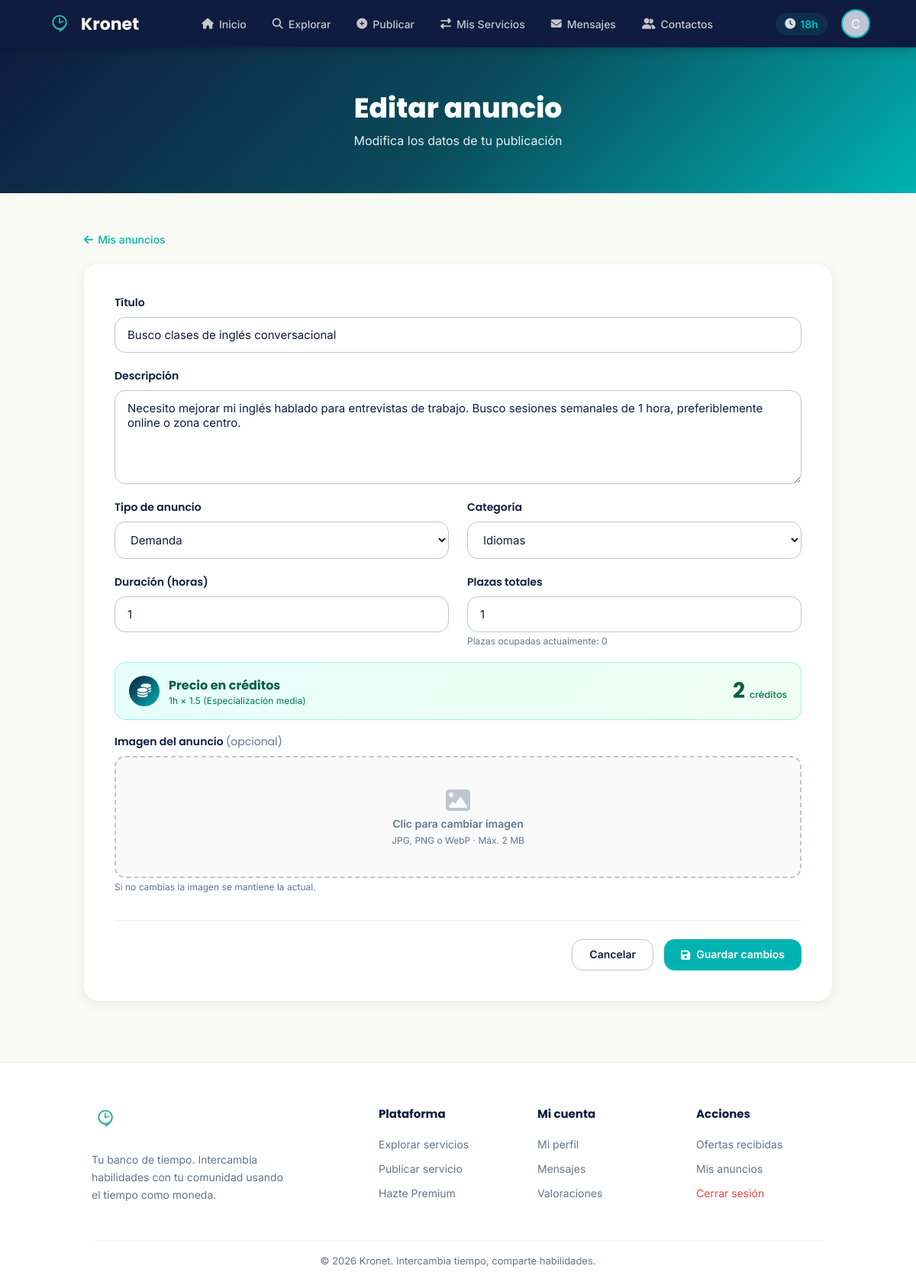
The app's page /public/anuncios/18/editar (signed in) with its own data.
### tables this page shows
CREATE TABLE usuarios (
    id_usuario          INT AUTO_INCREMENT PRIMARY KEY,
    nombre              VARCHAR(100)            NOT NULL,
    email               VARCHAR(150) UNIQUE     NOT NULL,
    contrasenia_hash    VARCHAR(255)            NOT NULL,
    descripcion         TEXT,
    tipo_usuario        VARCHAR(50)             DEFAULT 'registrado',   
    fecha_registro      DATETIME                DEFAULT CURRENT_TIMESTAMP,
    saldo_monedas       INT                     DEFAULT 5,              
    estado_cuenta       VARCHAR(50)             DEFAULT 'activa'        
);

CREATE TABLE anuncios (
    id_anuncio          INT AUTO_INCREMENT PRIMARY KEY,
    id_usuario          INT                     NOT NULL,
    titulo              VARCHAR(255)            NOT NULL,
    descripcion         TEXT,
    tipo_anuncio        VARCHAR(50),                                    
    categoria           VARCHAR(100),
    duracion_estimada   INT                     DEFAULT 1,              
    precio_creditos     INT                     DEFAULT 1,              
    plazas_totales      INT                     DEFAULT 1,              
    plazas_ocupadas     INT                     DEFAULT 0,              
    fecha_publicacion   DATETIME                DEFAULT CURRENT_TIMESTAMP,
    estado              VARCHAR(50)             DEFAULT 'activo',       
    destacado           TINYINT(1)              DEFAULT 0,
    destacado_hasta     DATETIME                DEFAULT NULL,
    imagen              VARCHAR(255)            DEFAULT NULL,

    FOREIGN KEY (id_usuario) REFERENCES usuarios(id_usuario)
        ON DELETE CASCADE
);

### app/controllers/AnuncioController.php (called while the page is built, shortened)
<?php
require_once __DIR__ . '/../models/Anuncio.php';
require_once __DIR__ . '/../helpers/Categorias.php';
class AnuncioController {
    public function showEditar($id) {
        $anuncio = Anuncio::findById($id);
        $categorias = Categorias::todas();
        $multiplicadores = PrecioCalculator::MULTIPLICADORES;
        require __DIR__ . '/../views/anuncios/editar.php';
    }
}

### public/index.php (called while the page is built, shortened)
<?php
    require_once __DIR__ . '/../routes/web.php';
?>

### app/models/User.php (called while the page is built, shortened)
<?php
require_once __DIR__ . '/../../config/conexion_db.php';
class User {
    public static function findById($id) {
        global $pdo;
        $stmt = $pdo->prepare("SELECT * FROM usuarios WHERE id_usuario = ?");
        $stmt->execute([$id]);
        return $stmt->fetch(PDO::FETCH_ASSOC);
    }
}

### app/models/Anuncio.php (called while the page is built, shortened)
<?php
require_once __DIR__ . '/../../config/conexion_db.php';
class Anuncio {
    public static function findById($id) {
        global $pdo;
        $stmt = $pdo->prepare("SELECT * FROM anuncios WHERE id_anuncio = ?");
        $stmt->execute([$id]);
        return $stmt->fetch(PDO::FETCH_ASSOC);
    }
}

### app/helpers/Categorias.php (called while the page is built, shortened)
<?php
class Categorias {
    public static function todas() {
        return self::LISTA;
    }
}

### app/views/anuncios/editar.php (the view, shortened to what this page needs)
<?php
require __DIR__ . '/../partials/head.php';
require __DIR__ . '/../partials/navbar.php';
?>
<section class="hero-section hero-compact">
    <h1>Editar anuncio</h1>
    <p>Modifica los datos de tu publicación</p>
</section>
<div class="page-wrap">
    <a class="back-link" href="/kronet/public/anuncios/mis-anuncios"><i class="fas fa-arrow-left"></i> Mis anuncios</a>
    <div class="form-container">
        <form id="formEditar" novalidate>
            <div class="form-group">
                <label for="titulo">Título</label>
                <input type="text" name="titulo" id="titulo" value="<?= htmlspecialchars($anuncio['titulo']) ?>" maxlength="255" required>
            </div>
            <div class="form-group">
                <label for="descripcion">Descripción</label>
                <textarea name="descripcion" id="descripcion" rows="5" maxlength="2000" required><?= htmlspecialchars($anuncio['descripcion']) ?></textarea>
            </div>
            <div class="form-row">
                <div class="form-group">
                    <label for="tipo_anuncio">Tipo de anuncio</label>
                    <select name="tipo_anuncio" id="tipo_anuncio" required>
                        <option value="demanda" <?= $anuncio['tipo_anuncio'] === 'demanda' ? 'selected' : '' ?>>Demanda</option>
                    </select>
                </div>
                <div class="form-group">
                    <label for="categoria">Categoría</label>
                    <select name="categoria" id="categoria" required>
                        <?php foreach ($categorias as $slug => $cat): ?>
                            <option value="<?= $slug ?>"
                                    data-mult="<?= htmlspecialchars($multiplicadores[$slug] ?? 1) ?>"
                                    <?= $anuncio['categoria'] === $slug ? 'selected' : '' ?>>
                                <?= htmlspecialchars($cat['nombre']) ?>
                            </option>
                        <?php endforeach; ?>
                    </select>
                </div>
            </div>
            <div class="form-row">
                <div class="form-group">
                    <label for="duracion_estimada">Duración (horas)</label>
                    <input type="number" name="duracion_estimada" id="duracion_estimada" min="1" max="100" value="<?= (int)$anuncio['duracion_estimada'] ?>" required>
                </div>
                <div class="form-group">
                    <label for="plazas_totales">Plazas totales</label>
                    <input type="number" name="plazas_totales" id="plazas_totales" min="<?= max(1,(int)$anuncio['plazas_ocupadas']) ?>" max="50" value="<?= (int)$anuncio['plazas_totales'] ?>" required>
                    <span class="help-text">Plazas ocupadas actualmente: <?= (int)$anuncio['plazas_ocupadas'] ?></span>
                </div>
            </div>
            <div class="price-preview">
                <div class="pp-left">
                    <div class="pp-icon"><i class="fas fa-coins"></i></div>
                    <div>
                        <div class="pp-title">Precio en créditos</div>
                        <div class="pp-sub" id="ppSub">—</div>
                    </div>
                </div>
                <div class="pp-amount"><span id="ppAmount"><?= (int)$anuncio['precio_creditos'] ?></span> <small>créditos</small></div>
            </div>
            <div class="form-group">
                <label>Imagen del anuncio <span style="color:var(--gris-texto); font-weight:400;">(opcional)</span></label>
                <div class="img-upload-wrap" id="imgWrap">
                    <?php if (!empty($anuncio['imagen'])): ?>
                        <img id="imgPreview" src="/kronet/public/uploads/anuncios/<?= htmlspecialchars($anuncio['imagen']) ?>"
                             alt="" style="width:100%; height:100%; object-fit:cover; border-radius:12px;">
                        <div class="img-upload-placeholder" id="imgPlaceholder" style="display:none;">
                    <?php else: ?>
                        <div class="img-upload-placeholder" id="imgPlaceholder">
                    <?php endif; ?>
                            <i class="fas fa-image"></i>
                            <span>Clic para cambiar imagen</span>
                            <small>JPG, PNG o WebP · Máx. 2 MB</small>
                        </div>
                </div>
                <span class="help-text">Si no cambias la imagen se mantiene la actual.</span>
            </div>
            <div class="form-actions">
                <a href="/kronet/public/anuncios/mis-anuncios" class="btn btn-ghost">Cancelar</a>
                <button type="submit" class="btn btn-secondary" id="submitBtn">
                    <i class="fas fa-save"></i> Guardar cambios
                </button>
            </div>
        </form>
    </div>
</div>
<?php require __DIR__ . '/../partials/footer.php'; ?>

### app/views/partials/navbar.php (shortened to what this page needs)
<?php
require_once __DIR__ . '/../../models/User.php';
$navActive = $navActive ?? '';
$navUserId = $_SESSION['id_usuario'] ?? null;
$navUser   = $navUserId ? User::findById($navUserId) : null;
$navUnreadMsg = $navUserId ? Mensaje::contarNoLeidos($navUserId) : 0;
if (!function_exists('navItem')) {
    function navItem($active, $current, $href, $icon, $label, $badge = 0) {
        $cls = $active === $current ? ' class="active"' : '';
        $badgeHtml = $badge > 0 ? '<span class="nav-badge">' . ($badge > 9 ? '9+' : $badge) . '</span>' : '';
        echo '<li><a href="' . $href . '"' . $cls . '><i class="' . $icon . '"></i> ' . $label . $badgeHtml . '</a></li>';
    }
}
?>
<nav class="navbar">
    <a href="/kronet/public/" class="logo-container">
        <div class="logo-icon">
            <img src="/kronet/public/assets/images/logo.png" alt="Kronet">
        </div>
        <span class="logo-text">Kronet</span>
    </a>
    <ul class="nav-menu" id="navMenu">
        <?php navItem($navActive, 'inicio',    '/kronet/public/',                'fas fa-home',         'Inicio'); ?>
        <?php if ($navUser): ?>
            <?php navItem($navActive, 'publicar',  '/kronet/public/anuncios/crear',                'fas fa-plus-circle',  'Publicar'); ?>
            <?php navItem($navActive, 'servicios', '/kronet/public/intercambios/mis-intercambios', 'fas fa-exchange-alt', 'Mis Servicios'); ?>
            <?php navItem($navActive, 'mensajes',  '/kronet/public/mensajes',  'fas fa-envelope',      'Mensajes', $navUnreadMsg); ?>
            <?php navItem($navActive, 'contactos', '/kronet/public/contactos', 'fas fa-user-friends',  'Contactos'); ?>
        <?php endif; ?>
    </ul>
    <div class="nav-user">
        <?php if ($navUser): ?>
            <div class="credits-badge" title="Tu saldo de créditos de tiempo">
                <i class="fas fa-clock"></i>
                <strong><?= (int)$navUser['saldo_monedas'] ?>h</strong>
            </div>
            <a href="/kronet/public/perfil" class="avatar-nav" title="Mi perfil">
                <?= strtoupper(substr($navUser['nombre'] ?? 'U', 0, 1)) ?>
            </a>
        <?php endif; ?>
    </div>
</nav>

### records on screen
usuarios: saldo_monedas "18", nombre "C"
anuncios: titulo "Busco clases de inglés conversacional", descripcion "Necesito mejorar mi inglés hablado para entrevistas de trabajo. Busco sesiones semanales de 1 hora, preferiblemente online o zona centro.", tipo_anuncio "Demanda", categoria "Idiomas", duracion_estimada "1", plazas_totales "1", plazas_ocupadas "0", precio_creditos "2"

### other values on screen
$label "Inicio Explorar Publicar Mis Servicios Mensajes Contactos"
